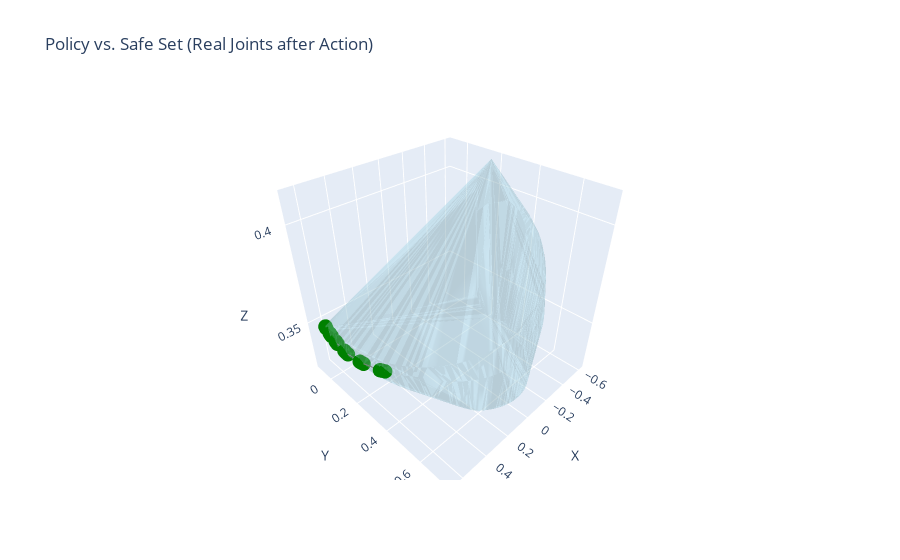

The notebook cell saved with this chart:
### Code cell
# 8) Visualize final real EEF poses vs. safe set
all_poses_7d = np.array(all_poses_7d)
all_inside_flags = np.array(all_inside_flags, dtype=bool)
if len(all_poses_7d) > 0:
    visualize_policy_predictions(
        safe_set,
        predicted_poses_7d=all_poses_7d,
        inside_flags=all_inside_flags,
        title="Policy vs. Safe Set (Real Joints after Action)"
    )
else:
    print("No EEF poses to visualize.")

### Figure 1 — Plotly figure (JSON) as saved in the notebook; plotly's stock layout.template omitted (floating-point values rounded to 4 significant figures; data arrays with more than 128 entries replaced by an {"elided": "..."} marker saying what was removed)
{"data": [{"color": "lightblue", "i": {"elided": "704 int values"}, "j": {"elided": "704 int values"}, "k": {"elided": "704 int values"}, "name": "Safe Set Hull", "opacity": 0.3, "type": "mesh3d", "x": {"elided": "2873 float values"}, "y": {"elided": "2873 float values"}, "z": {"elided": "2873 float values"}}, {"line": {"color": "gray", "width": 2}, "marker": {"color": ["green", "green", "green", "green", "green", "green", "green", "green", "green", "green", "green", "green", "green", "green", "green", "green", "green", "green", "green", "green", "green", "green", "green", "green"], "size": 5}, "mode": "markers+lines", "name": "EEF Poses (Real Joints)", "type": "scatter3d", "x": [0.6057, 0.6067, 0.6087, 0.6114, 0.6245, 0.6262, 0.6282, 0.6306, 0.6406, 0.642, 0.6439, 0.646, 0.6531, 0.6545, 0.6558, 0.6566, 0.6495, 0.6498, 0.6491, 0.6467, 0.6221, 0.6214, 0.618, 0.6121], "y": [-0.08102, -0.08038, -0.07603, -0.06916, -0.02821, -0.02438, -0.01693, -0.00805, 0.03262, 0.03494, 0.04173, 0.05205, 0.1089, 0.1135, 0.123, 0.1377, 0.2139, 0.216, 0.2243, 0.2376, 0.3239, 0.3264, 0.3349, 0.3491], "z": [0.3462, 0.3461, 0.3461, 0.3461, 0.346, 0.346, 0.346, 0.346, 0.346, 0.346, 0.346, 0.346, 0.3461, 0.3462, 0.3462, 0.3462, 0.3471, 0.3471, 0.3472, 0.3474, 0.349, 0.3491, 0.3493, 0.3497]}], "layout": {"scene": {"xaxis": {"title": {"text": "X"}}, "yaxis": {"title": {"text": "Y"}}, "zaxis": {"title": {"text": "Z"}}}, "title": {"text": "Policy vs. Safe Set (Real Joints after Action)"}}}
